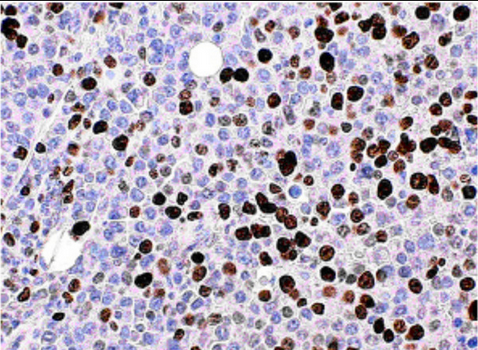
#> input picture sample_data/cell.png, 478 x 350 px
$ python -i segmentation.py   (imports and definitions only)
#> lines starting #> are read from the running program, lines starting #| are printed output that depends on the picture
#> further down, picture is the input picture: PIL image 478x350 RGBA; mean R, G, B, A 179.5, 170.4, 186.8, 255
"""Segmentation module — the ONLY file you need to edit to swap in your own logic.

Contract (do not change the return structure):
─────────────────────────────────────────────
  segment(img, resolution, ...)
      → dict with keys:
          "images"  : dict[str, PIL.Image]   — channel outputs (e.g. Seg, Marker, Overlay …)
          "scoring" : dict                   — cell counts (num_total, num_pos, num_neg, percent_pos …)
          "notes"   : list[str]              — any warnings/info for the caller to display

  segment_video_frame(img, resolution, ...)
      → dict with keys:
          "images"  : dict[str, PIL.Image]
          "scoring" : dict
          "cells"   : list[dict]             — per-cell data: [{"centroid": (y, x), "positive": bool}, …]
          "notes"   : list[str]

  check_server() → bool

  PostprocessingError — raised when server-side postprocessing fails

As long as you keep that return shape, app.py will not break.
"""

import base64
import io
import time

import numpy as np
from PIL import Image
import requests

try:
    from deepliif.postprocessing import compute_final_results as _deepliif_compute
    from deepliif.postprocessing import compute_cell_results as _deepliif_cell_results
    from deepliif.postprocessing import cells_to_final_results as _deepliif_cells_to_final
    _DEEPLIIF_PP = True
except ImportError:
    _DEEPLIIF_PP = False


# ─── Exceptions ──────────────────────────────────────────────────────────────

class PostprocessingError(RuntimeError):
    pass


# ─── Internal constants ──────────────────────────────────────────────────────

_API_URL = "https://deepliif.org/api/infer"
_MAX_DIM = 3000
_MIN_DIM = {"40x": 512, "20x": 256, "10x": 128}


# ─── Internal helpers (change freely) ────────────────────────────────────────

def _prepare(img: Image.Image, resolution: str) -> tuple[Image.Image, list[str]]:
    """Resize/pad to satisfy API size constraints."""
#> called with resolution = '40x'
    img = img.convert("RGB")
    notes: list[str] = []
    min_dim = _MIN_DIM.get(resolution, 512)

    if img.width > _MAX_DIM or img.height > _MAX_DIM:
        ratio = min(_MAX_DIM / img.width, _MAX_DIM / img.height)
        img = img.resize((int(img.width * ratio), int(img.height * ratio)), Image.LANCZOS)
        notes.append(f"scaled down to {img.width}\u00d7{img.height}")

    if img.width < min_dim or img.height < min_dim:
        new_w = max(img.width, min_dim)
#> new_w = 512
        new_h = max(img.height, min_dim)
#> new_h = 512
        padded = Image.new("RGB", (new_w, new_h), (255, 255, 255))
#> padded: PIL image 512x512 RGB; every value is 255
        padded.paste(img, (0, 0))
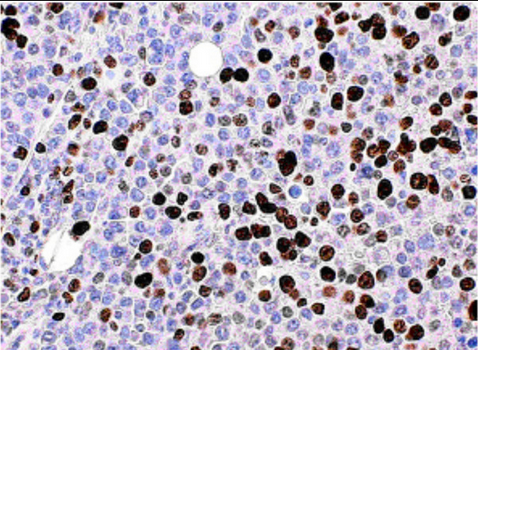
#> padded: PIL image 512x512 RGB; mean R, G, B 206.8, 201, 211.5
        img = padded
        notes.append(f"padded to {new_w}\u00d7{new_h} (min tile={min_dim})")

    return img, notes


def _to_png(img: Image.Image) -> bytes:
    buf = io.BytesIO()
    img.save(buf, format="PNG")
    return buf.getvalue()


def _call_api(png_bytes: bytes, fname: str, params: dict, retries: int = 3) -> dict:
    last_err = None
    for attempt in range(retries):
        try:
            resp = requests.post(
                _API_URL,
                files={"img": (fname, png_bytes, "image/png")},
                params=params,
                timeout=180,
            )
            if not resp.ok:
                if resp.status_code == 500 and "nopost" not in params:
                    raise PostprocessingError(
                        "Server postprocessing failed (HTTP 500). "
                        "Try again with nopost=True."
                    )
                try:
                    detail = resp.json()
                except Exception:
                    raw = resp.text[:300].strip()
                    detail = "server returned an error page" if raw.startswith("<") else raw
                if resp.status_code == 500:
                    raise RuntimeError(
                        "Server error (HTTP 500) \u2014 the server may be overloaded. Try again later."
                    )
                if resp.status_code in (502, 503, 504):
                    raise IOError(f"HTTP {resp.status_code}: {detail}")
                raise RuntimeError(f"HTTP {resp.status_code}: {detail}")
            return resp.json()
        except (RuntimeError, PostprocessingError):
            raise
        except Exception as e:
            last_err = e
            if attempt < retries - 1:
                time.sleep(2 ** attempt)
    raise RuntimeError(f"Failed after {retries} attempts: {last_err}")


# [13 lines left out: functions _decode_images, _extract_scoring, not called in this run]


def _build_params(resolution, prob_thresh, slim, nopost, use_pil) -> dict:
    params: dict = {"resolution": resolution}
    if slim:
        params["slim"] = "true"
    if nopost:
        params["nopost"] = "true"
    else:
        params["prob_thresh"] = int(prob_thresh * 254)
    if use_pil:
        params["pil"] = "true"
    return params


# [52 lines left out: functions _to_pil, _local_scoring, _local_cell_scoring, not called in this run]


# ─── Public API (keep the return shape stable) ───────────────────────────────

def segment(
    img: Image.Image,
    resolution: str = "40x",
    prob_thresh: float = 0.5,
    slim: bool = False,
    nopost: bool = False,
    use_pil: bool = False,
) -> dict:
    """Segment a single image. Returns {images, scoring, notes}."""
    prepared, notes = _prepare(img, resolution)
#> notes = ['padded to 512×512 (min tile=512)']
    params = _build_params(resolution, prob_thresh, slim, nopost, use_pil)
    raw = _call_api(_to_png(prepared), "image.png", params)

    scoring = _extract_scoring(raw)
    images = _decode_images(raw)

    local_sc, extras = _local_scoring(prepared, images, resolution)
    if local_sc:
        scoring = local_sc
        images.update(extras)

    return {"images": images, "scoring": scoring, "notes": notes}


# [30 lines left out: functions segment_video_frame, check_server, not called in this run]

>>> from PIL import Image
>>> picture = Image.open('sample_data/cell.png')
#> (the run stopped early here; a loop or call above may not have finished)
